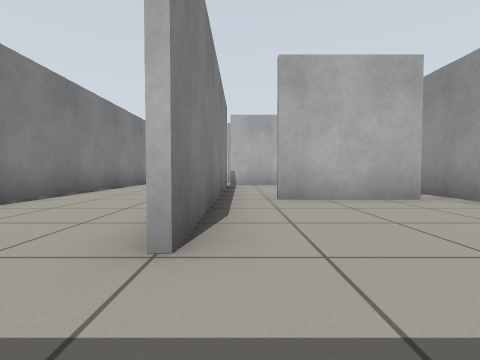
view 1 (above)

16 first-person views from a walk through a world built for the Gazebo simulator. The camera is 0.5 m above the floor, tilts 2° down and sees 85° across. The floor is counted in squares, 1 m on a side. Each view is taken from the middle of a square. On the plan, view 1 faces up. The plan holds only what a view shows up to about 9 squares ahead; the rest is blank. Robots are left out.

view 2
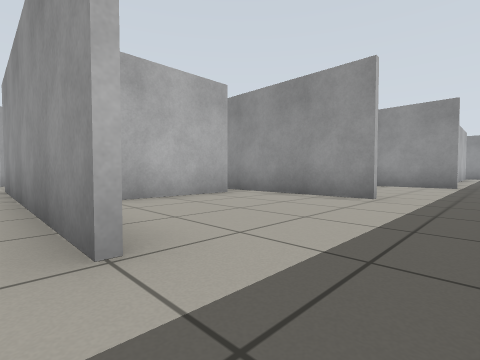

view 3
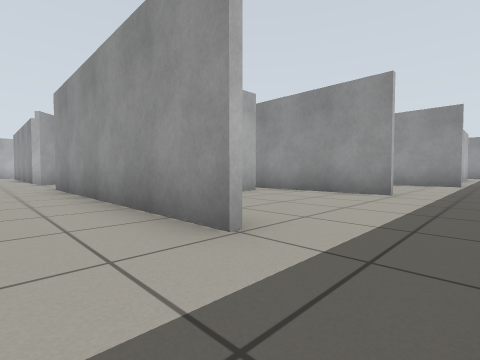

view 4
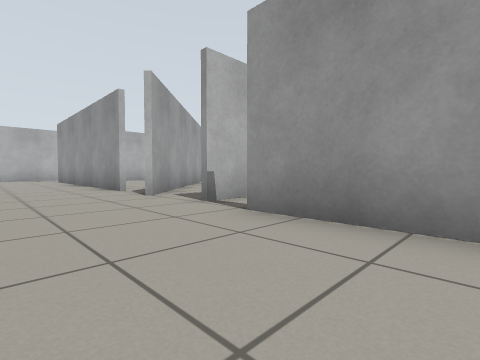

view 5
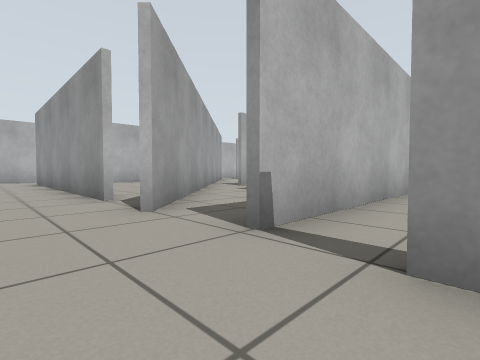

view 6
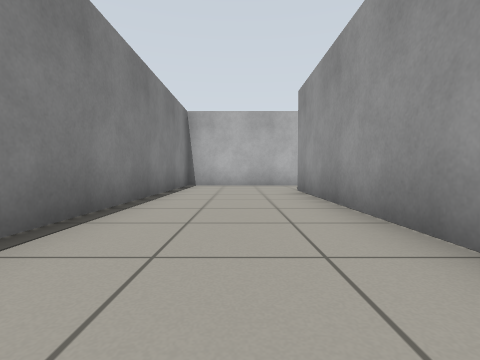

view 7
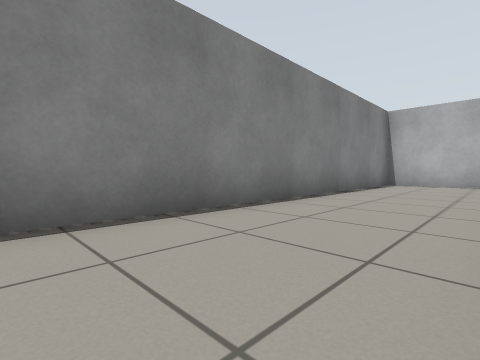

view 8
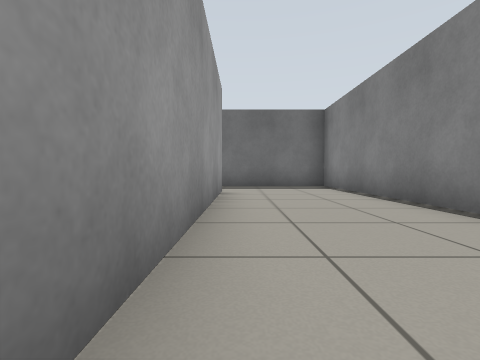

view 9
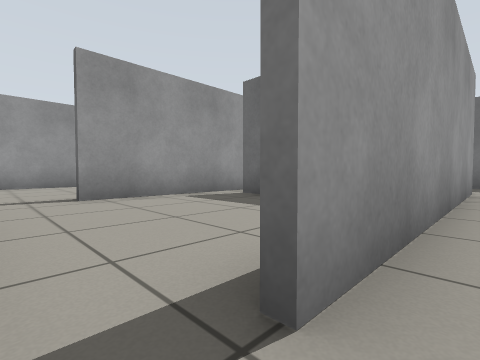

view 10
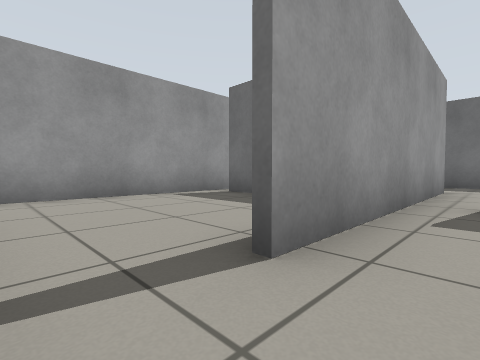

view 11
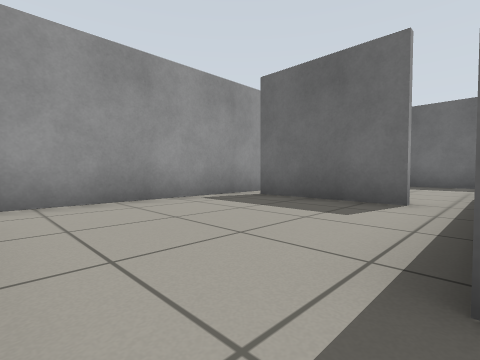

view 12
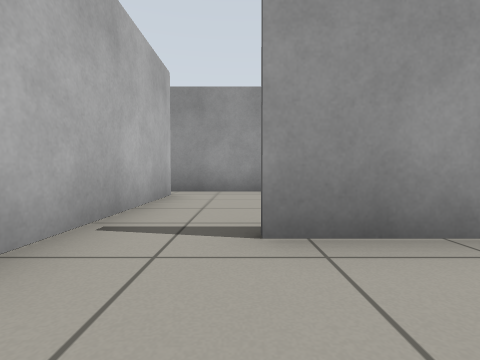

view 13
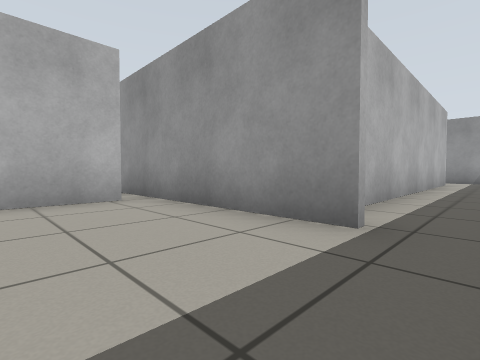

view 14
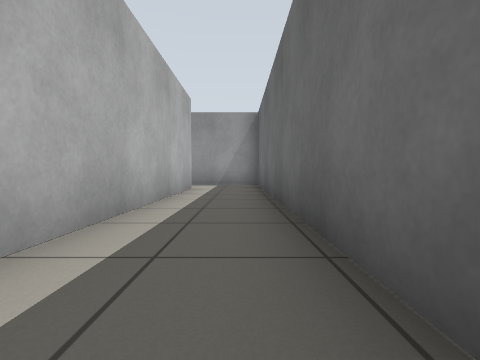

view 15
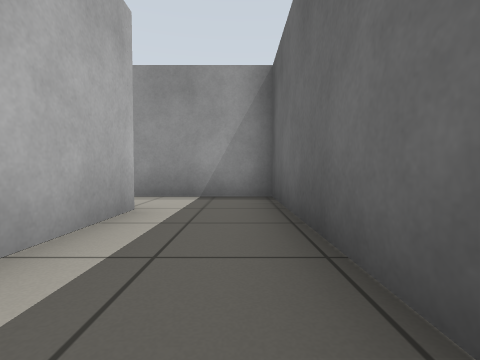

view 16
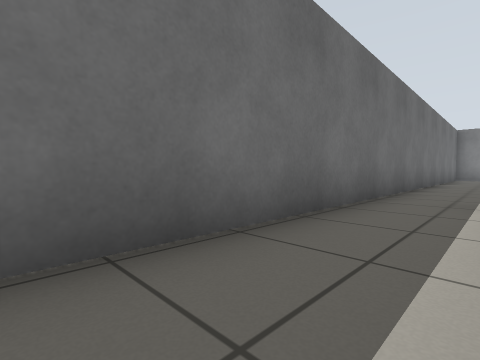

### Floor plan
Ten units are one square. View 1 is at (0, 0); x grows to the right and y downward. Boxes are objects, and circles mark ways between rooms. Rooms are numbered by the first view taken in them; rooms with no view inside come last. Other rooms are left out.
<svg viewBox="-43 -223 238 234">
<path fill="none" stroke="#000" d="M39 -15 39 -49M17 6 34 6M32 -46 6 -46M-4 -49 -4 -15M-6 -126 -6 -198M-38 -91 -38 6 -4 6M-6 -15 -6 -84M0 -218 -38 -218 -38 -120M35 -94 -4 -94M-4 -79 -4 -49M26 -47 32 -47M39 -49 39 -79M49 -47 77 -47M75 -94 35 -94M83 -45 83 -98M83 -8 83 -45M77 -46 61 -46M34 6 74 6M175 -14 99 -14M74 6 190 6 190 -21"/>
<circle cx="0" cy="-5" r="3" fill="#2a7"/>
<circle cx="10" cy="-50" r="3" fill="#2a7"/>
<circle cx="30" cy="-50" r="3" fill="#2a7"/>
<circle cx="40" cy="-5" r="3" fill="#2a7"/>
<circle cx="0" cy="-90" r="3" fill="#2a7"/>
<circle cx="40" cy="-85" r="3" fill="#2a7"/>
<circle cx="50" cy="-50" r="3" fill="#2a7"/>
<circle cx="80" cy="-50" r="3" fill="#2a7"/>
<circle cx="80" cy="0" r="3" fill="#2a7"/>
<text x="20" y="-20">1</text>
<text x="-20" y="-110">2</text>
<text x="20" y="-80">3</text>
<text x="60" y="-70">4</text>
<text x="60" y="-20">5</text>
<text x="130" y="0">6</text>
</svg>
Room 1 opens to room 2. Room 1 opens to room 3. Room 1 opens to room 5. Room 2 opens to room 3. Room 3 opens to room 4. Room 4 opens to room 5. Room 5 opens to room 6.

Where each view was taken, in squares from view 1:
view 1: 0 up, 0 right, facing up
view 2: 0 up, 1 left, facing up-right
view 3: 0 up, 2 left, facing up-right
view 4: 6 up, 3 left, facing up-right
view 5: 8 up, 2 left, facing up-right
view 6: 13 up, 2 left, facing up
view 7: 12 up, 1 left, facing up-left
view 8: 8 up, 1 left, facing down
view 9: 9 up, 1 left, facing down-right
view 10: 9 up, 3 right, facing down-right
view 11: 9 up, 4 right, facing down-right
view 12: 8 up, 2 right, facing right
view 13: 0 up, 6 right, facing up-right
view 14: 0 up, 10 right, facing right
view 15: 0 up, 14 right, facing right
view 16: 1 up, 13 right, facing down-left
